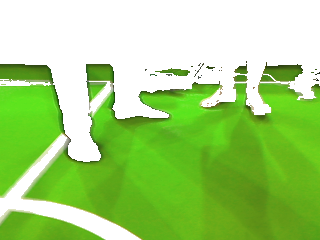
%> input picture data/reference/terrain117.png, 320 x 240 px
$ octave makemodel.m   (GNU Octave 9; MATLAB toolbox functions it lacks are replaced by stand-ins)
%> lines starting %> are read from the running program, lines starting %| are printed output that depends on the picture; in (x1, y1, x2, y2) boxes, pixels count from 0 and x2, y2 are one past the last pixel; in counts of white or black regions, pixels touching at a corner belong together; the program's own positions count from 1
%function [save] = makemodel()

close all;
clear all;

%Extraction de la première image
[A,map,alpha] = imread('../data/reference/terrain117.png');
%> A is the input picture: size 240x320x3 uint8; mean R, G, B 163.8, 211.7, 124.5
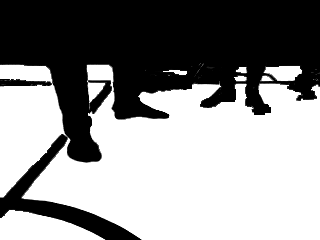
%> alpha: size 240x320 uint8; min 0, max 255, mean 143.6
%> map = []
if isempty(A)
    return;
end
%A = s.cdata;

%figure, imshow(A)


%Ici je crée une matrice qui récupére les points non blancs dans l'image
C = ones(size(A));
for i = 1:size(A,1)
    for j = 1:size(A,2)
        for k = 1:size(A,3)
            if (A(i,j,k) ~= 255)
                C(i,j,k) = A(i,j,k);
            else
                C(i,j,k) = 0;
            end
        end
    end
end
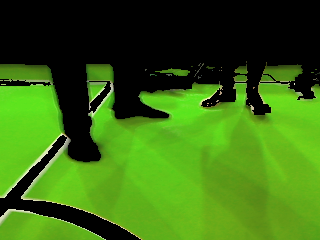
%> C: size 240x320x3 double; mean R, G, B 56.9, 104.8, 17.6
C;

%C= imcrop(A);
%figure, imagesc(C)


%composantes RGB (pour C)
Rp =C (:,:,1);% prend le premier element
Gp =C (:,:,2);
Bp =C (:,:,3);
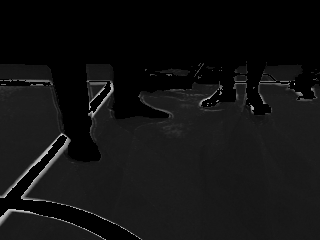
%> Bp: size 240x320 double; min 0, max 201, mean 17.6
Rp =Rp(1:end);%transforme en vecteur
Gp =Gp(1:end);
Bp =Bp(1:end);


% Après avoir récupéré les composantes RGB, je transforme mes résultats
% pour supprimer tous les éléments superflu de notre modele (ici les 0)

m=0;
n=0;
p=0;

for a= 1:size(Rp,2)
    if (Rp(a) ~= 0)
       m = m + 1;
       R(m) = Rp(a);
    end
end
%> after the loop, m = 44613

for b= 1:size(Gp,2)
    if (Gp(b) ~= 0)
       n = n + 1;
       G(n) = Gp(b);
    end
end
%> after the loop, n = 44613

for c= 1:size(Bp,2)
    if (Bp(c) ~= 0)
       p = p + 1;
       B(p) = Bp(c);
    end
end
%> after the loop, p = 44610

[T,map2,alpha2] = imread('rgb46.png');
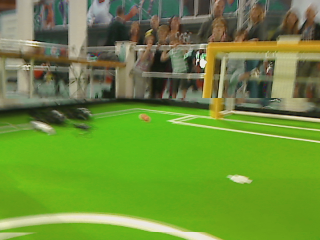
%> input picture Matlab/rgb46.png, 320 x 240 px
%> T is the input picture: size 240x320x3 uint8; mean R, G, B 108, 141.5, 58.1
%> map2 = []; alpha2 = []

%composantes RGB (pour l'autre image)
R2 =T (:,:,1);% prend le premier element
G2 =T (:,:,2);
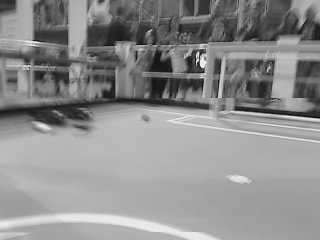
%> G2: size 240x320 uint8; min 14, max 237, mean 141.5
B2 =T (:,:,3);
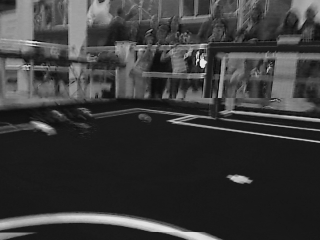
%> B2: size 240x320 uint8; min 0, max 234, mean 58.1
R2 =R2(1:end);%transforme en vecteur
G2 =G2(1:end);
B2 =B2(1:end);

%attribution des composantes 1 et 2
C1 = R;
C2 = G;
C = [C1;C2];
C1image = R2;
C2image = G2;
Cimg = [C1image;C2image];

%Affiche les points
%figure, plot(C1,C2,'.')

%barycentre
baryC1 = mean(C1);
%> baryC1 = 98.03
baryC2 = mean(C2);
%> baryC2 = 180.5
Bary = [baryC1;baryC2];
%> Bary = [98.03; 180.5]

%variances-covariances
varC1 = sum((C1-baryC1).^2)/size(C1,2);
%> varC1 = 342.5
varC2 = sum((C2-baryC2).^2)/size(C2,2);
%> varC2 = 732.3
covarC1C2 = sum((C1-baryC1).*(C2-baryC2))/size(C1,2);
%> covarC1C2 = 239.4
Mcov = [varC1 covarC1C2; covarC1C2 varC2];
%> Mcov = [342.5 239.4; 239.4 732.3]


%Calcul de la distance
%newBary1 = ones(1,size(C,2))*baryC1;
%newBary2
%D = (C - Bary).*(inv(Mcov))*(C - Bary)

%Converti l'image en double
C = double(C);
Cimg = double(Cimg);

%matrice résultat
D = zeros(size(C,2),1);
Dimage = zeros(size(Cimg,2),1);

%Distance pour la region ciblée
for i=1:size(C,2)
    D(i,1) = (C(:,i)-Bary)'*(inv(Mcov))*(C(:,i) - Bary);
end;
%distance pour l'image totale
for i=1:size(Cimg,2)
    Dimage(i,1) = (Cimg(:,i)-Bary)'*(inv(Mcov))*(Cimg(:,i) - Bary);
end;

%determination du seuil
seuil = 1.9;
%seuilmax = max(D)/10;

%crée l'image binaire
imgBin = zeros(size(A,1),size(A,2));
for j=1:size(A,2)
    for i=1:size(A,1)
        k = (j-1)*size(A,1)+i;
        if (Dimage(k)>=seuil)
            imgBin(i,j)=1;
        end;
    end;
end;
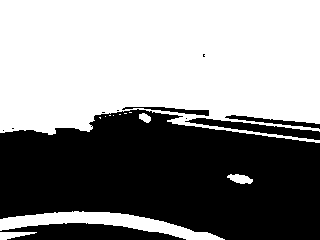
%> imgBin: size 240x320 double; values 0 (black) and 1 (white), 54.8% white; 11 black regions (6 under 20 px), largest, box (x1, y1, x2, y2) and area: (0, 109, 320, 240) 30979, (0, 223, 186, 240) 2098, (185, 118, 320, 140) 965, (225, 115, 320, 129) 378, (122, 107, 209, 116) 277
figure, imshow(imgBin)

%sauvegarde
save('newterrain.txt', 'Mcov', 'Bary', '-ascii');
